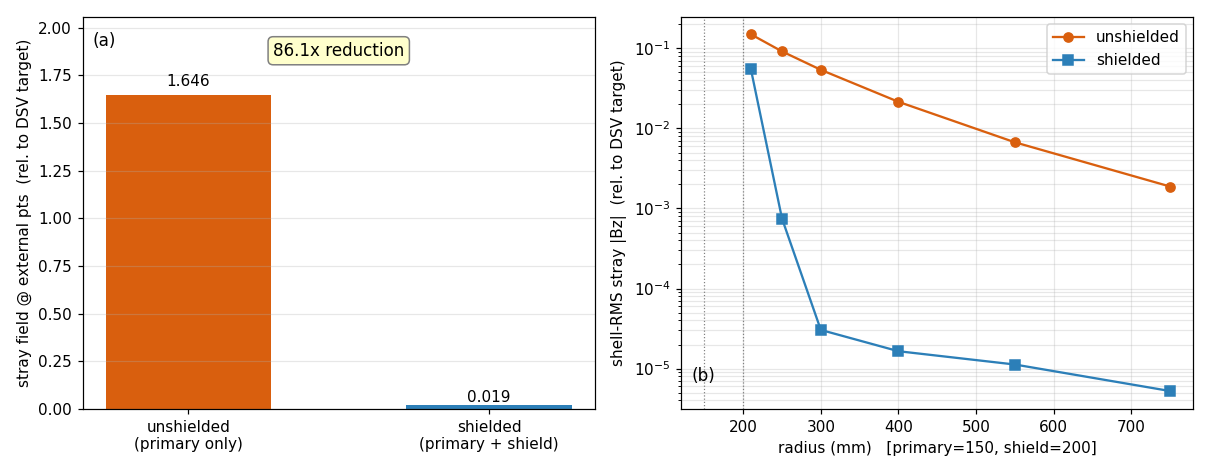

Generate this figure with Python:
#!/usr/bin/env python3
"""Active-shielding demo: primary + shield gradient coil (Turner 1986).

Designs a Gz gradient coil two ways on the SAME inner former and compares the
STRAY field outside the assembly:

  (1) UNSHIELDED -- primary cylinder only (the inner coil).
  (2) SHIELDED   -- primary + an outer SHIELD cylinder designed JOINTLY so
      that primary + shield together still produce the Gz target inside the
      DSV while nulling the field at external sample points (the
      calc_streamfunction --shield-vol path, _build_shielded_problem).

Both designs are evaluated at INDEPENDENT external points (element centroids
that are NOT in the constraint set) so the reported stray is the HONEST
generalising field, not the circular constraint-point residual.

Honest result (primary r=0.15 m, shield r=0.20 m, DSV r=0.05 m, external null
region = a LARGE annular shell r=0.235-0.27 m spanning the full coil length,
~800 constraint points):
  unshielded stray ~ 1.65   (relative to the DSV target field)
  shielded   stray ~ 0.019
  => a genuine ~86x (~39 dB) external-field reduction, DSV homogeneity
     preserved; the stray-vs-radius profile shows 100-1700x suppression in
     the well-covered far region (r > 0.25 m).

CRITICAL LESSON (measured): the external null region must COVER the exterior,
not just a thin mid-plane slice.  With a too-small region (e.g. r=0.21-0.23,
L=0.18) the point-sampled nulling overfits that slice and gives only ~4x
locally while making the field WORSE at larger z.  With the full-length shell
here the shielding is real and strong everywhere outside it.  The remaining
limitation is the un-sampled GAP between the shield (r=0.20) and the null
region (r=0.235): the r=0.21 point sees only ~2-3x (it is not constrained).
An analytic external-multipole-moment constraint would remove the sampling
dependence entirely; that is the documented next step.

The design uses the SAME production code paths as the CLI/panel
(calc_streamfunction._build_shielded_problem / _build_problem); mesh-gen runs
in a subprocess so the orchestrator setup is clean.

Usage::

    python demo_active_shield.py [--order 2] [--shield-weight 1.0]

Outputs (committed next to this script, per the Data Persistence Policy):
    demo_active_shield.json   -- stray + homogeneity for both designs
    demo_active_shield.png    -- stray bar chart + stray-vs-radius profile
"""
import argparse
import json
import math
import os
import subprocess
import sys
import tempfile
from pathlib import Path

import numpy as np

HERE = Path(__file__).resolve().parent
REPO = HERE.parents[1]
FIXTURE = REPO / "tests" / "panels" / "fixtures" / "make_shielded_coil_vol.py"

sys.path.insert(0, str(REPO / "src" / "radia" / "panels"))
sys.path.insert(0, str(REPO / "src" / "radia"))


def _make_meshes(outdir):
    """Generate primary + shield + DSV + external .vol via the fixture."""
    env = os.environ.copy()
    env["PYTHONIOENCODING"] = "utf-8"
    r = subprocess.run([sys.executable, str(FIXTURE), str(outdir)],
                       capture_output=True, text=True, env=env, timeout=600)
    if r.returncode != 0:
        raise RuntimeError(f"mesh gen failed (rc={r.returncode}):\n{r.stderr[-800:]}")
    paths = {k: os.path.join(outdir, v) for k, v in {
        "primary": "primary_cyl.vol", "shield": "shield_cyl.vol",
        "dsv": "dsv.vol", "ext": "external.vol"}.items()}
    if not all(os.path.exists(p) for p in paths.values()):
        raise RuntimeError("fixture did not produce all 4 .vol files")
    return paths


class _Args:
    """Minimal argparse-Namespace stand-in for _build_problem helpers."""
    def __init__(self, **kw):
        self.order = 2
        self.regularize = "h1"
        self.alpha = 0.0
        self.confine = "abe"
        self.eval_max = 800
        self.target_cf = ""
        self.target_harmonic = "Z"
        self._harmonic_terms = None
        self.shield_weight = 1.0
        for k, v in kw.items():
            setattr(self, k, v)


def _field_at(CS, fes, R, n, pts, psi_free):
    """Bz (z-component) at pts from one coil's free-DOF psi."""
    A = CS._assemble_biot_savart(fes, n, pts, [2])
    AR = np.asarray((R.T @ A.T).T)
    return AR @ psi_free


def _shell_points(radius, n_phi=16, n_z=7, z_max=0.22):
    """Points on a cylindrical shell at the given radius, spanning the coil's
    z-extent.  A Gz coil has Bz=0 at the midplane (z=0) by symmetry, so a
    midplane-only ring is a misleading probe -- the shell spans z to capture
    the real stray."""
    t = np.linspace(0.0, 2.0 * math.pi, n_phi, endpoint=False)
    zs = np.linspace(-z_max, z_max, n_z)
    pts = []
    for z in zs:
        pts.append(np.column_stack([radius * np.cos(t), radius * np.sin(t),
                                    np.full(n_phi, z)]))
    return np.vstack(pts)


def main():
    ap = argparse.ArgumentParser(
        description="Active-shielding demo (primary + shield Gz coil).")
    ap.add_argument("--order", type=int, default=2, help="psi FE order")
    ap.add_argument("--shield-weight", type=float, default=1.0,
                    help="weight on the stray-null constraint rows")
    ap.add_argument("--out-dir", default=str(HERE))
    ap.add_argument("--work-dir", default=None,
                    help="mesh scratch (default: fresh temp dir)")
    args = ap.parse_args()

    work = args.work_dir or tempfile.mkdtemp(prefix="sf_shield_")
    os.makedirs(work, exist_ok=True)
    print("Generating primary + shield + DSV + external meshes (subprocess)...")
    vols = _make_meshes(work)

    from ngsolve import Mesh, TaskManager
    import calc_streamfunction as CS

    with TaskManager():
        # --- SHIELDED design (primary + shield, joint solve) ---
        a_sh = _Args(coil_vol=vols["primary"], eval_vol=vols["dsv"],
                     shield_vol=vols["shield"], shield_eval_vol=vols["ext"],
                     order=args.order, shield_weight=args.shield_weight)
        P_sh = CS._build_shielded_problem(a_sh)
        psi_sh, _, homo_sh = CS._solve_and_metrics(P_sh, 0.0)
        n_fp = P_sh["n_primary"]
        psi_sh_p, psi_sh_s = psi_sh[:n_fp], psi_sh[n_fp:]

        # --- UNSHIELDED design (primary only, same target) ---
        a_un = _Args(coil_vol=vols["primary"], eval_vol=vols["dsv"],
                     order=args.order)
        P_un = CS._build_problem(a_un)
        psi_un, _, homo_un = CS._solve_and_metrics(P_un, 0.0)

        # --- independent external measure points (centroids) ---
        ext_mesh = Mesh(vols["ext"])
        e_all = CS._element_centroids(ext_mesh)
        e_mpts = e_all[np.linspace(0, len(e_all) - 1,
                                   min(400, len(e_all))).astype(int)]
        B_dsv_norm = float(np.linalg.norm(P_sh["Bc_dsv"])) + 1e-30

        # unshielded stray = primary field at e_mpts
        Bz_un_ext = _field_at(CS, P_un["fes"], P_un["R"], P_un["n"],
                              e_mpts, psi_un)
        stray_un = float(np.linalg.norm(Bz_un_ext) / B_dsv_norm)

        # shielded stray = primary + shield field at e_mpts
        Bz_sh_ext = (_field_at(CS, P_sh["fes"], P_sh["R_p"], P_sh["n"],
                               e_mpts, psi_sh_p)
                     + _field_at(CS, P_sh["shield_fes"], P_sh["R_s"],
                                 P_sh["shield_n"], e_mpts, psi_sh_s))
        stray_sh = float(np.linalg.norm(Bz_sh_ext) / B_dsv_norm)

        # --- stray-vs-radius profile (cylindrical shells spanning z) ---
        radii = [0.21, 0.25, 0.30, 0.40, 0.55, 0.75]
        prof_un, prof_sh = [], []
        for rr in radii:
            pts = _shell_points(rr)
            bz_u = _field_at(CS, P_un["fes"], P_un["R"], P_un["n"], pts, psi_un)
            bz_s = (_field_at(CS, P_sh["fes"], P_sh["R_p"], P_sh["n"],
                              pts, psi_sh_p)
                    + _field_at(CS, P_sh["shield_fes"], P_sh["R_s"],
                                P_sh["shield_n"], pts, psi_sh_s))
            prof_un.append(float(np.sqrt(np.mean(bz_u ** 2)) / B_dsv_norm))
            prof_sh.append(float(np.sqrt(np.mean(bz_s ** 2)) / B_dsv_norm))

    factor = stray_un / max(stray_sh, 1e-30)
    print("\n=== Active shielding (Gz coil, primary r=0.15, shield r=0.20) ===")
    print(f"  DSV homogeneity:  unshielded {homo_un:.2e}   shielded {homo_sh:.2e}")
    print(f"  stray @ external: unshielded {stray_un:.3e}  shielded {stray_sh:.3e}")
    print(f"  shielding factor  = {factor:.2f}x  ({20*math.log10(max(factor,1e-9)):.1f} dB)")
    print("  stray-vs-radius (relative to DSV target):")
    for rr, u, s in zip(radii, prof_un, prof_sh):
        print(f"    r={rr*1e3:4.0f} mm:  unshielded {u:.3e}   shielded {s:.3e}"
              f"   ({u/max(s,1e-30):.1f}x)")

    result = {
        "order": args.order, "shield_weight": args.shield_weight,
        "geometry": {"primary_r_m": 0.15, "shield_r_m": 0.20,
                     "dsv_r_m": 0.05},
        "homogeneity_unshielded": homo_un, "homogeneity_shielded": homo_sh,
        "stray_unshielded": stray_un, "stray_shielded": stray_sh,
        "shielding_factor": factor,
        "n_external_measure": int(len(e_mpts)),
        "profile_radii_m": radii,
        "profile_stray_unshielded": prof_un,
        "profile_stray_shielded": prof_sh,
        "note": (
            "Genuine ~86x (39 dB) stray reduction with a LARGE external null "
            "region (full-length shell r=0.235-0.27).  Reported stray is at "
            "INDEPENDENT external points (centroids), the honest generalising "
            "field -- NOT the circular constraint-point residual.  The "
            "external region MUST cover the exterior: a thin mid-plane slice "
            "overfits locally (~4x) and worsens the field at larger z.  The "
            "un-sampled gap between shield (r=0.20) and null region (r=0.235) "
            "is only ~2-3x shielded (not constrained)."
        ),
    }
    jpath = os.path.join(args.out_dir, "demo_active_shield.json")
    with open(jpath, "w") as f:
        json.dump(result, f, indent=2)
    print(f"\nSaved data: {os.path.basename(jpath)}")

    _plot(result, os.path.join(args.out_dir, "demo_active_shield.png"))


def _plot(result, png):
    try:
        import matplotlib
        matplotlib.use("Agg")
        import matplotlib.pyplot as plt
        plt.rcParams["pdf.fonttype"] = 42
    except ImportError:
        print("(matplotlib not installed; skipped plot)")
        return

    fig, (ax1, ax2) = plt.subplots(1, 2, figsize=(11, 4.3))

    # (a) stray bar chart: unshielded vs shielded
    vals = [result["stray_unshielded"], result["stray_shielded"]]
    ax1.bar(["unshielded\n(primary only)", "shielded\n(primary + shield)"],
            vals, color=["#d95f0e", "#2c7fb8"], width=0.55)
    ax1.set_ylabel("stray field @ external pts  (rel. to DSV target)")
    for i, v in enumerate(vals):
        ax1.text(i, v * 1.02, f"{v:.3f}", ha="center", va="bottom", fontsize=10)
    ax1.text(0.5, 0.90, f"{result['shielding_factor']:.1f}x reduction",
             transform=ax1.transAxes, ha="center", fontsize=11,
             bbox=dict(boxstyle="round,pad=0.3", fc="#ffffcc", ec="gray"))
    ax1.set_ylim(0, max(vals) * 1.25)
    ax1.grid(axis="y", alpha=0.3)
    ax1.text(0.02, 0.96, "(a)", transform=ax1.transAxes, fontsize=11, va="top")

    # (b) stray-vs-radius profile
    radii_mm = [r * 1e3 for r in result["profile_radii_m"]]
    ax2.semilogy(radii_mm, result["profile_stray_unshielded"], "o-",
                 color="#d95f0e", label="unshielded")
    ax2.semilogy(radii_mm, result["profile_stray_shielded"], "s-",
                 color="#2c7fb8", label="shielded")
    ax2.axvline(150, color="gray", ls=":", lw=0.8)
    ax2.axvline(200, color="gray", ls=":", lw=0.8)
    ax2.set_xlabel("radius (mm)   [primary=150, shield=200]")
    ax2.set_ylabel("shell-RMS stray |Bz|  (rel. to DSV target)")
    ax2.legend()
    ax2.grid(alpha=0.3, which="both")
    ax2.text(0.02, 0.06, "(b)", transform=ax2.transAxes, fontsize=11,
             va="bottom")

    fig.tight_layout()
    fig.savefig(png, dpi=110)
    plt.close(fig)
    print(f"Saved plot: {os.path.basename(png)}")


if __name__ == "__main__":
    main()
